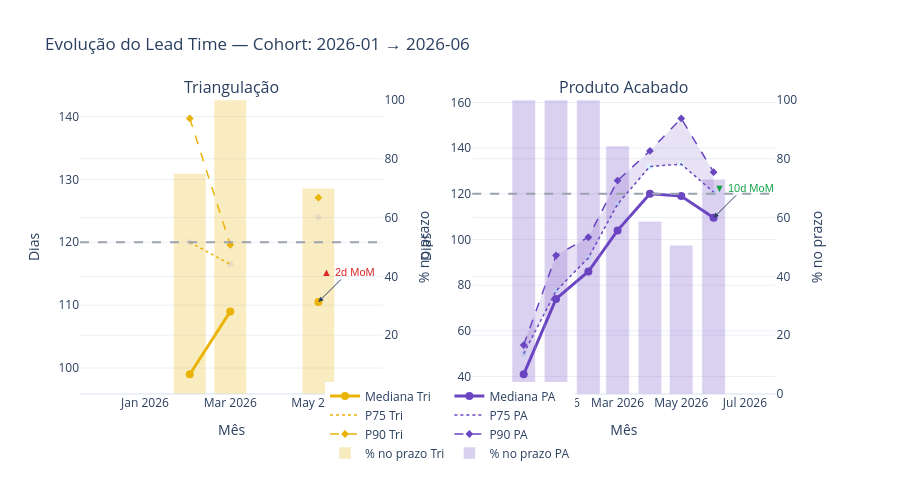

Write notebook code for a chart like this one.
### Code cell
# Célula 5 — Nível 1: Série Temporal Mensal por Fluxo
# Substitui o snapshot Mediana×P75 estático: o último ponto da série já entrega o snapshot
# e ainda dá tendência. Faixa P25–P75 sombreada + barras de %120d no eixo secundário.

# Cortar pelo cohort configurado (jan/2026 em diante, respeitando data_inicio do filtro)
df_ts = df_ops.copy()


def serie_por_fluxo(df_subset):
    agg = (
        df_subset.groupby("mes_fechamento")
        .agg(
            mediana=("lead_time_realizado", "median"),
            p75=("lead_time_realizado", lambda x: x.quantile(0.75)),
            p90=("lead_time_realizado", lambda x: x.quantile(0.90)),
            pct_no_prazo=("dentro_do_prazo", lambda x: x.mean() * 100),
            n_ops=("op_code", "count"),
        )
        .reset_index()
    )
    # Filtro de robustez: meses com < 10 OPs viram NaN
    agg.loc[agg["n_ops"] < 10, ["mediana", "p75", "p90", "pct_no_prazo"]] = None
    return agg


ts_tri = serie_por_fluxo(df_ts[~df_ts["is_finished_product_order"]])
ts_pa  = serie_por_fluxo(df_ts[df_ts["is_finished_product_order"]])

fig = make_subplots(
    rows=1, cols=2,
    subplot_titles=("Triangulação", "Produto Acabado"),
    specs=[[{"secondary_y": True}, {"secondary_y": True}]],
    horizontal_spacing=0.12,
)


def add_fluxo(fig, ts, col, cor_fluxo, nome):
    # Faixa P25–P75 (sombreada)
    fig.add_trace(go.Scatter(
        x=list(ts["mes_fechamento"]) + list(ts["mes_fechamento"])[::-1],
        y=list(ts["p90"]) + list(ts["p75"])[::-1],
        fill="toself", fillcolor=cor_fluxo, opacity=0.15,
        line=dict(width=0), showlegend=False, hoverinfo="skip",
        name=f"P75–P90 {nome}",
    ), row=1, col=col, secondary_y=False)

    # Linha mediana (forte)
    fig.add_trace(go.Scatter(
        x=ts["mes_fechamento"], y=ts["mediana"], mode="lines+markers",
        line=dict(color=cor_fluxo, width=3), marker=dict(size=8),
        name=f"Mediana {nome}", legendgroup=nome,
    ), row=1, col=col, secondary_y=False)

    # Linha P75 (pontilhada)
    fig.add_trace(go.Scatter(
        x=ts["mes_fechamento"], y=ts["p75"], mode="lines",
        line=dict(color=cor_fluxo, width=1.5, dash="dot"),
        name=f"P75 {nome}", legendgroup=nome,
    ), row=1, col=col, secondary_y=False)

    # Linha P90 (tracejada)
    fig.add_trace(go.Scatter(
        x=ts["mes_fechamento"], y=ts["p90"], mode="lines+markers",
        line=dict(color=cor_fluxo, width=1.5, dash="dash"),
        marker=dict(size=6, symbol="diamond"),
        name=f"P90 {nome}", legendgroup=nome,
        hovertemplate="%{x|%b %Y}<br>P90: <b>%{y:.0f}d</b><extra></extra>",
    ), row=1, col=col, secondary_y=False)

    # Barras %dentro120d no eixo secundário
    fig.add_trace(go.Bar(
        x=ts["mes_fechamento"], y=ts["pct_no_prazo"],
        marker_color=cor_fluxo, opacity=0.25,
        name=f"% no prazo {nome}", legendgroup=nome,
    ), row=1, col=col, secondary_y=True)

    # Linha target 120d
    fig.add_hline(y=TARGET_LEAD_TIME, line_dash="dash",
                  line_color=COLORS["target_line"], row=1, col=col, secondary_y=False)

    # Anotação da variação MoM no último ponto válido
    validos = ts.dropna(subset=["mediana"])
    if len(validos) >= 2:
        ultimo = validos.iloc[-1]
        penultimo = validos.iloc[-2]
        delta = ultimo["mediana"] - penultimo["mediana"]
        arrow = "▼" if delta < 0 else "▲"
        cor_anot = COLORS["status_ok"] if delta < 0 else COLORS["status_critico"]
        fig.add_annotation(
            x=ultimo["mes_fechamento"], y=ultimo["mediana"],
            text=f"{arrow} {abs(delta):.0f}d MoM",
            showarrow=True, arrowhead=2, ax=30, ay=-30,
            font=dict(color=cor_anot, size=11, family="sans-serif"),
            row=1, col=col,
        )


add_fluxo(fig, ts_tri, col=1, cor_fluxo=COLORS["fluxo_tri"], nome="Tri")
add_fluxo(fig, ts_pa,  col=2, cor_fluxo=COLORS["fluxo_pa"],  nome="PA")

fig.update_xaxes(title_text="Mês", row=1, col=1)
fig.update_xaxes(title_text="Mês", row=1, col=2)
fig.update_yaxes(title_text="Dias", row=1, col=1, secondary_y=False)
fig.update_yaxes(title_text="Dias", row=1, col=2, secondary_y=False)
fig.update_yaxes(title_text="% no prazo", row=1, col=1, secondary_y=True, range=[0, 100])
fig.update_yaxes(title_text="% no prazo", row=1, col=2, secondary_y=True, range=[0, 100])

fig.update_layout(
    title=f"Evolução do Lead Time — Cohort: {data_inicio} → {data_fim}",
    template=TEMPLATE, height=480,
    legend=dict(orientation="h", yanchor="bottom", y=-0.25, xanchor="center", x=0.5),
)
fig.show()

### Figure 1 — Plotly figure (JSON) as saved in the notebook; plotly's stock layout.template omitted (floating-point values rounded to 4 significant figures)
{"data": [{"fill": "toself", "fillcolor": "#EAB308", "hoverinfo": "skip", "line": {"width": 0}, "name": "P75–P90 Tri", "opacity": 0.15, "showlegend": false, "type": "scatter", "x": ["2025-12-01T00:00:00", "2026-01-01T00:00:00", "2026-02-01T00:00:00", "2026-03-01T00:00:00", "2026-04-01T00:00:00", "2026-05-01T00:00:00", "2026-06-01T00:00:00", "2026-06-01T00:00:00", "2026-05-01T00:00:00", "2026-04-01T00:00:00", "2026-03-01T00:00:00", "2026-02-01T00:00:00", "2026-01-01T00:00:00", "2025-12-01T00:00:00"], "xaxis": "x", "y": [null, null, 139.7, 119.6, null, 127.1, null, null, 124, null, 116.5, 120, null, null], "yaxis": "y"}, {"legendgroup": "Tri", "line": {"color": "#EAB308", "width": 3}, "marker": {"size": 8}, "mode": "lines+markers", "name": "Mediana Tri", "type": "scatter", "x": ["2025-12-01T00:00:00.000000000", "2026-01-01T00:00:00.000000000", "2026-02-01T00:00:00.000000000", "2026-03-01T00:00:00.000000000", "2026-04-01T00:00:00.000000000", "2026-05-01T00:00:00.000000000", "2026-06-01T00:00:00.000000000"], "xaxis": "x", "y": [NaN, NaN, 99.0, 109.0, NaN, 110.5, NaN], "yaxis": "y"}, {"legendgroup": "Tri", "line": {"color": "#EAB308", "dash": "dot", "width": 1.5}, "mode": "lines", "name": "P75 Tri", "type": "scatter", "x": ["2025-12-01T00:00:00.000000000", "2026-01-01T00:00:00.000000000", "2026-02-01T00:00:00.000000000", "2026-03-01T00:00:00.000000000", "2026-04-01T00:00:00.000000000", "2026-05-01T00:00:00.000000000", "2026-06-01T00:00:00.000000000"], "xaxis": "x", "y": [NaN, NaN, 120.0, 116.5, NaN, 124.0, NaN], "yaxis": "y"}, {"hovertemplate": "%{x|%b %Y}<br>P90: <b>%{y:.0f}d</b><extra></extra>", "legendgroup": "Tri", "line": {"color": "#EAB308", "dash": "dash", "width": 1.5}, "marker": {"size": 6, "symbol": "diamond"}, "mode": "lines+markers", "name": "P90 Tri", "type": "scatter", "x": ["2025-12-01T00:00:00.000000000", "2026-01-01T00:00:00.000000000", "2026-02-01T00:00:00.000000000", "2026-03-01T00:00:00.000000000", "2026-04-01T00:00:00.000000000", "2026-05-01T00:00:00.000000000", "2026-06-01T00:00:00.000000000"], "xaxis": "x", "y": [NaN, NaN, 139.7, 119.6, NaN, 127.1, NaN], "yaxis": "y"}, {"legendgroup": "Tri", "marker": {"color": "#EAB308"}, "name": "% no prazo Tri", "opacity": 0.25, "type": "bar", "x": ["2025-12-01T00:00:00.000000000", "2026-01-01T00:00:00.000000000", "2026-02-01T00:00:00.000000000", "2026-03-01T00:00:00.000000000", "2026-04-01T00:00:00.000000000", "2026-05-01T00:00:00.000000000", "2026-06-01T00:00:00.000000000"], "xaxis": "x", "y": [NaN, NaN, 75.0, 100.0, NaN, 70.0, NaN], "yaxis": "y2"}, {"fill": "toself", "fillcolor": "#6B46C1", "hoverinfo": "skip", "line": {"width": 0}, "name": "P75–P90 PA", "opacity": 0.15, "showlegend": false, "type": "scatter", "x": ["2025-11-01T00:00:00", "2025-12-01T00:00:00", "2026-01-01T00:00:00", "2026-02-01T00:00:00", "2026-03-01T00:00:00", "2026-04-01T00:00:00", "2026-05-01T00:00:00", "2026-06-01T00:00:00", "2026-06-01T00:00:00", "2026-05-01T00:00:00", "2026-04-01T00:00:00", "2026-03-01T00:00:00", "2026-02-01T00:00:00", "2026-01-01T00:00:00", "2025-12-01T00:00:00", "2025-11-01T00:00:00"], "xaxis": "x2", "y": [null, 53.8, 93, 101, 125.8, 138.8, 153, 129.5, 120.8, 133, 132, 115.5, 92, 77.5, 50, null], "yaxis": "y3"}, {"legendgroup": "PA", "line": {"color": "#6B46C1", "width": 3}, "marker": {"size": 8}, "mode": "lines+markers", "name": "Mediana PA", "type": "scatter", "x": ["2025-11-01T00:00:00.000000000", "2025-12-01T00:00:00.000000000", "2026-01-01T00:00:00.000000000", "2026-02-01T00:00:00.000000000", "2026-03-01T00:00:00.000000000", "2026-04-01T00:00:00.000000000", "2026-05-01T00:00:00.000000000", "2026-06-01T00:00:00.000000000"], "xaxis": "x2", "y": [NaN, 41.0, 74.0, 86.0, 104.0, 120.0, 119.0, 109.5], "yaxis": "y3"}, {"legendgroup": "PA", "line": {"color": "#6B46C1", "dash": "dot", "width": 1.5}, "mode": "lines", "name": "P75 PA", "type": "scatter", "x": ["2025-11-01T00:00:00.000000000", "2025-12-01T00:00:00.000000000", "2026-01-01T00:00:00.000000000", "2026-02-01T00:00:00.000000000", "2026-03-01T00:00:00.000000000", "2026-04-01T00:00:00.000000000", "2026-05-01T00:00:00.000000000", "2026-06-01T00:00:00.000000000"], "xaxis": "x2", "y": [NaN, 50.0, 77.5, 92.0, 115.5, 132.0, 133.0, 120.8], "yaxis": "y3"}, {"hovertemplate": "%{x|%b %Y}<br>P90: <b>%{y:.0f}d</b><extra></extra>", "legendgroup": "PA", "line": {"color": "#6B46C1", "dash": "dash", "width": 1.5}, "marker": {"size": 6, "symbol": "diamond"}, "mode": "lines+markers", "name": "P90 PA", "type": "scatter", "x": ["2025-11-01T00:00:00.000000000", "2025-12-01T00:00:00.000000000", "2026-01-01T00:00:00.000000000", "2026-02-01T00:00:00.000000000", "2026-03-01T00:00:00.000000000", "2026-04-01T00:00:00.000000000", "2026-05-01T00:00:00.000000000", "2026-06-01T00:00:00.000000000"], "xaxis": "x2", "y": [NaN, 53.8, 93.0, 101.0, 125.8, 138.8, 153.0, 129.5], "yaxis": "y3"}, {"legendgroup": "PA", "marker": {"color": "#6B46C1"}, "name": "% no prazo PA", "opacity": 0.25, "type": "bar", "x": ["2025-11-01T00:00:00.000000000", "2025-12-01T00:00:00.000000000", "2026-01-01T00:00:00.000000000", "2026-02-01T00:00:00.000000000", "2026-03-01T00:00:00.000000000", "2026-04-01T00:00:00.000000000", "2026-05-01T00:00:00.000000000", "2026-06-01T00:00:00.000000000"], "xaxis": "x2", "y": [NaN, 100.0, 100.0, 100.0, 84.34, 58.73, 50.6, 73.08], "yaxis": "y4"}], "layout": {"annotations": [{"font": {"size": 16}, "showarrow": false, "text": "Triangulação", "x": 0.205, "xanchor": "center", "xref": "paper", "y": 1, "yanchor": "bottom", "yref": "paper"}, {"font": {"size": 16}, "showarrow": false, "text": "Produto Acabado", "x": 0.735, "xanchor": "center", "xref": "paper", "y": 1, "yanchor": "bottom", "yref": "paper"}, {"arrowhead": 2, "ax": 30, "ay": -30, "font": {"color": "#DC2626", "family": "sans-serif", "size": 11}, "showarrow": true, "text": "▲ 2d MoM", "x": "2026-05-01T00:00:00", "xref": "x", "y": 110.5, "yref": "y"}, {"arrowhead": 2, "ax": 30, "ay": -30, "font": {"color": "#16A34A", "family": "sans-serif", "size": 11}, "showarrow": true, "text": "▼ 10d MoM", "x": "2026-06-01T00:00:00", "xref": "x2", "y": 109.5, "yref": "y3"}], "height": 480, "legend": {"orientation": "h", "x": 0.5, "xanchor": "center", "y": -0.25, "yanchor": "bottom"}, "shapes": [{"line": {"color": "#9CA3AF", "dash": "dash"}, "type": "line", "x0": 0, "x1": 1, "xref": "x domain", "y0": 120, "y1": 120, "yref": "y"}, {"line": {"color": "#9CA3AF", "dash": "dash"}, "type": "line", "x0": 0, "x1": 1, "xref": "x2 domain", "y0": 120, "y1": 120, "yref": "y3"}], "title": {"text": "Evolução do Lead Time — Cohort: 2026-01 → 2026-06"}, "xaxis": {"anchor": "y", "domain": [0, 0.41], "title": {"text": "Mês"}}, "xaxis2": {"anchor": "y3", "domain": [0.53, 0.94], "title": {"text": "Mês"}}, "yaxis": {"anchor": "x", "domain": [0, 1], "title": {"text": "Dias"}}, "yaxis2": {"anchor": "x", "overlaying": "y", "range": [0, 100], "side": "right", "title": {"text": "% no prazo"}}, "yaxis3": {"anchor": "x2", "domain": [0, 1], "title": {"text": "Dias"}}, "yaxis4": {"anchor": "x2", "overlaying": "y3", "range": [0, 100], "side": "right", "title": {"text": "% no prazo"}}}}
